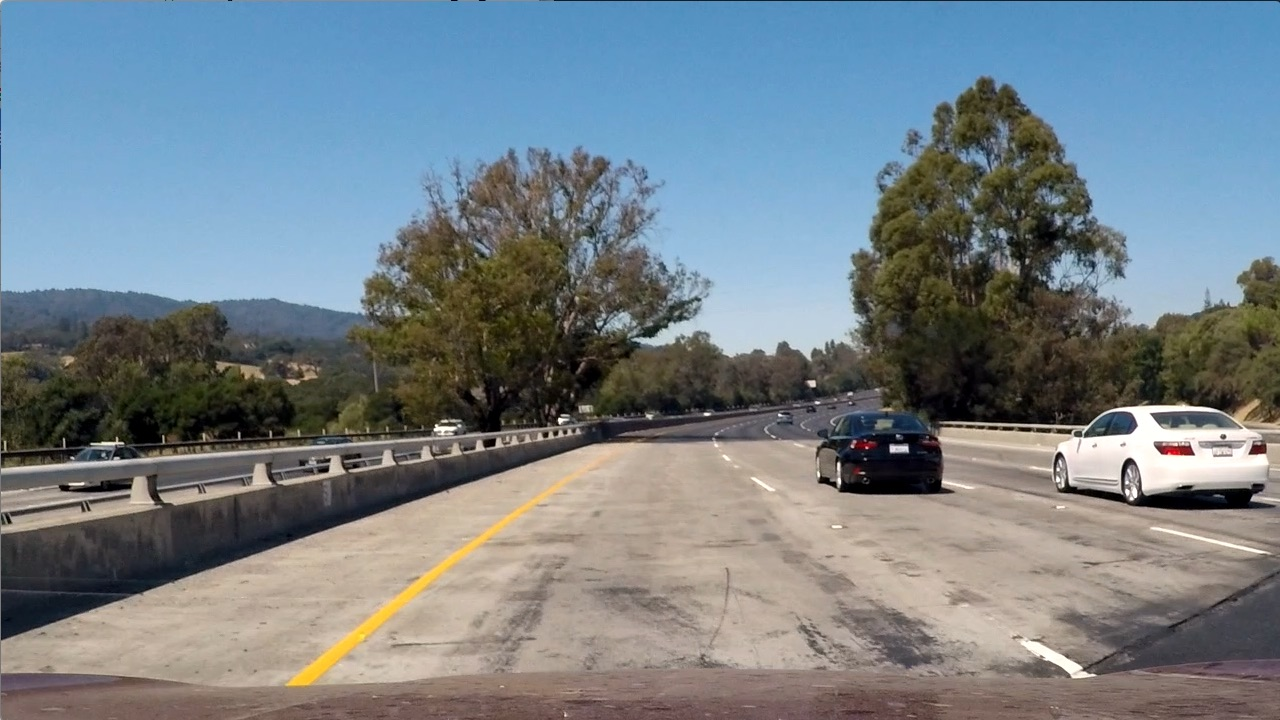
#> input picture Computer vision/Project/Lane line detection/testImage/test1.jpg, 1280 x 720 px; its folder holds only this picture in this run
$ jupyter execute --allow-errors threshold2binaryImage.ipynb   (older library calls are emulated)
#> lines starting #> are read from the running program, lines starting #| are printed output that depends on the picture
#> further down, img is the input picture: shape (720, 1280, 3); mean B, G, R 135.5, 128.7, 117.5
[cell 1]
import cv2
import os
import glob
import numpy as np
import matplotlib.pyplot as plt


src = np.float32([[200, 720], [1100, 720], [595, 450], [685, 450]])
dst = np.float32([[300, 720], [980, 720], [300, 0], [980, 0]])
m_inv = cv2.getPerspectiveTransform(dst, src)
m = cv2.getPerspectiveTransform(src, dst)


def abs_sobel_threshold(img, orient='x', thresh_min=5, thresh_max=100000):

    #利用X，y方向上sobel，二值化图像######
    gray = cv2.cvtColor(img, cv2.COLOR_RGB2GRAY)
    if orient == 'x':
        abs_sobel = np.absolute(cv2.Sobel(gray, cv2.CV_64F, 1, 0))
    if orient == 'y':
        abs_sobel = np.absolute(cv2.Sobel(gray, cv2.CV_64F, 0, 1))

    scaled_sobel = np.uint8(255 * abs_sobel / np.max(abs_sobel))
    binary_output = np.zeros_like(scaled_sobel)

    ######二值图像，大于最小阈值并且小于最大阈值的区间置为255， 其余为0，可通过修改最大最小值查看差异
    binary_output[(scaled_sobel >= thresh_min) & (scaled_sobel <= thresh_max)] = 1

    return binary_output


def mag_threshold(img, sobel_kernel=3, mag_threshold=(2, 1000)):
    gray = cv2.cvtColor(img, cv2.COLOR_RGB2GRAY)
    sobelx = cv2.Sobel(gray, cv2.CV_64F, 1, 0, ksize=sobel_kernel)
    sobely = cv2.Sobel(gray, cv2.CV_64F, 0, 1, ksize=sobel_kernel)

    ######根据x方向的sobel算子和y方向上sobel算子，计算梯度，公式为sqrt（x^2 + y ^2）
    gradmag = np.sqrt(sobelx ** 2 + sobely ** 2)
    scale_factor = np.max(gradmag) / 255
    gradmag = (gradmag / scale_factor).astype(np.uint8)
    binary_out = np.zeros_like(gradmag)
    ########转换为二值图，最大最小值可调，kernel_size也可以调整看看差异
    binary_out[(gradmag >= mag_threshold[0]) & (gradmag <= mag_threshold[1])] = 1


    return binary_out

def dir_threshold(img, sobel_kernel=5, thresh=(0, np.pi/3.15)):
    gray = cv2.cvtColor(img, cv2.COLOR_RGB2GRAY)
    sobelx = cv2.Sobel(gray, cv2.CV_64F, 1, 0, ksize=sobel_kernel)
    sobely = cv2.Sobel(gray, cv2.CV_64F, 0, 1, ksize=sobel_kernel)

    #####根据x方向的sobel算子和y方向上sobel算子，计算角度，公式为arctan（y/x），将倾斜角度过大的过滤掉
    absgraddir = np.arctan(sobely / sobelx)
    binary_output = np.zeros_like(absgraddir)

    #####转换为二值图，最大最小值可调，kernel_size也可以调整看看差异
    binary_output[(absgraddir >= thresh[0]) & (absgraddir <= thresh[1])] = 1
    return binary_output


def hls_thresh(img, thresh=(40, 255)):

    hls = cv2.cvtColor(img, cv2.COLOR_RGB2HLS)
    #####分离出s通道s_channel
    h,l,s_channel = cv2.split(hls)
    binary_output = np.zeros_like(s_channel)
    #####转换为二值图，最大最小值可调
    binary_output[(s_channel >= thresh[0]) & (s_channel <= thresh[1])] = 1
    return binary_output

def combined_threshold(img):
    abs_bin = abs_sobel_threshold(img, orient='x', thresh_min=50, thresh_max=255)
    mag_bin = mag_threshold(img, sobel_kernel=3, mag_threshold=(50, 255))
    dir_bin = dir_threshold(img, sobel_kernel=15, thresh=(0.7, 1.3))
    hls_bin = hls_thresh(img, thresh=(170, 255))

    combined = np.zeros_like(dir_bin)
    #####组合四个阈值结果，判定车道线
    combined[((abs_bin == 1) | (mag_bin == 1) | (dir_bin == 1)) & hls_bin == 1]=255
    #combined[((abs_bin == 1) | (mag_bin == 1)) | ((dir_bin == 1) & (hls_bin == 1))]=1

    return combined, abs_bin, mag_bin, dir_bin, hls_bin

def line_fit_and_draw_line(binary_warped):
    # "查找拟合直线"
    # 对图像对下半部分查找直方图
    histogram = np.sum(binary_warped[int(binary_warped.shape[0]/2):,:], axis=0)
    out_img = (np.dstack((binary_warped, binary_warped, binary_warped)) * 255).astype('uint8')

    #查找直方图中左右两侧对峰值
    midpoint = np.int(histogram.shape[0] / 2)

    #左侧从100到 midpoint的最大值，转换成图像坐标还要加上100哦～############
    #右侧从midpoint到图像宽度减100的最大值，转换成图像坐标还要加上midpoint哦～############
    ####也就是图像左右边缘100像素内不查找车道线##################

    #####查找左侧右侧最大值基本点
    leftx_base = np.argmax(histogram[:midpoint])
    rightx_base = np.argmax(histogram[midpoint:]) + midpoint

    ##########以下是关于滑动窗口查找车道线的代码#####################
    nwindows = 9
    window_height = np.int(binary_warped.shape[0] / nwindows)
    nonzero = binary_warped.nonzero()
    nonzeroy = np.array(nonzero[0])
    nonzerox = np.array(nonzero[1])

    leftx_current = leftx_base
    rightx_current = rightx_base

    margin = 100
    minpix = 10

    left_lane_inds = []
    right_lane_inds = []

    for window in range(nwindows):
        win_y_low = binary_warped.shape[0] - (window + 1) * window_height
        win_y_high = binary_warped.shape[0] - window * window_height
        win_xleft_low = leftx_current - margin
        win_xleft_high = leftx_current + margin
        win_xright_low = rightx_current - margin
        win_xright_high = rightx_current + margin

        good_left_inds = ((nonzeroy >= win_y_low) & (nonzeroy < win_y_high) & (nonzerox > win_xleft_low) & (nonzerox < win_xleft_high)).nonzero()[0]
        good_right_inds = ((nonzeroy >= win_y_low) & (nonzeroy < win_y_high) & (nonzerox >= win_xright_low) & (nonzerox < win_xright_high)).nonzero()[0]

        left_lane_inds.append(good_left_inds)
        right_lane_inds.append(good_right_inds)

        if len(good_left_inds) > minpix:
            leftx_current = np.int(np.mean(nonzerox[good_left_inds]))
        if len(good_right_inds) > minpix:
            rightx_current = np.int(np.mean(nonzerox[good_right_inds]))

    left_lane_inds = np.concatenate(left_lane_inds)
    right_lane_inds = np.concatenate(right_lane_inds)

    leftx = nonzerox[left_lane_inds]
    lefty = nonzeroy[left_lane_inds]
    rightx = nonzerox[right_lane_inds]
    righty = nonzeroy[right_lane_inds]
    ##########以上是关于滑动窗口查找车道线的代码#####################


    ######将左侧，右侧车道线3次拟合，用函数np.polyfit
    left_fit = np.polyfit(lefty, leftx,2)
    right_fit = np.polyfit(righty, rightx,2)
    #####在图上画出拟合的线
    ploty = np.linspace(0, undist.shape[0]-1, undist.shape[0])

    #####对y进行拟合，x = a * y ^ 2 + b * y + C
    left_fitx = left_fit[0]*ploty**2+ left_fit[1]*ploty + left_fit[2]
    right_fitx = right_fit[0]*ploty**2+ right_fit[1]*ploty + right_fit[2]

    #####生成一张黑图，做mask，将车道线区域标注出来
    color_warp = np.zeros((720, 1280, 3), dtype='uint8')
    pts_left = np.array([np.transpose(np.vstack([left_fitx, ploty]))])
    pts_right = np.array([np.flipud(np.transpose(np.vstack([right_fitx, ploty])))])
    pts = np.hstack((pts_left, pts_right))
    # 在透射变换后的图上画出车道线
    cv2.fillPoly(color_warp, np.int_([pts]), (0, 255, 0))


    # 将画出的车道线的图，逆变换到原来的图上，将color_warp逆变换为newwarp
    newwarp = cv2.warpPerspective(color_warp, m_inv, (img.shape[1], img.shape[0]))


    # 将原来的图和标注好车道线的图叠加，用cv2.addWeighted，可画成半透明，最终图为result
    result = cv2.addWeighted(img, 1, newwarp, 0.3, 0)

    plt.figure(figsize = (30, 30))
    plt.title('lane')
    plt.subplot(1, 1, 1)
    plt.imshow(result)
    plt.axis('off')

    return result

imgs = glob.glob("testImage/test*")
#> (the rest of this cell did not finish here and is left out)

#> in combined_threshold, `abs_bin = abs_sobel_threshold(img, orient='x', thresh_min=50, thresh_m..`:
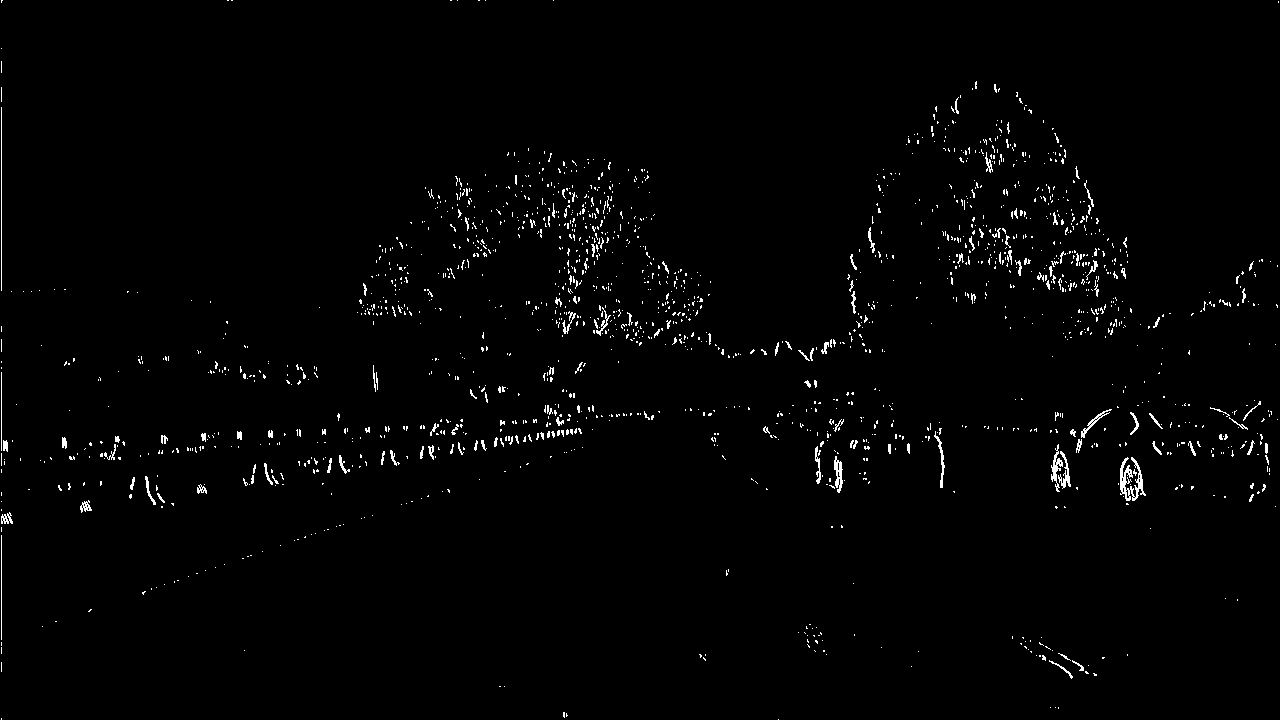
#> abs_bin: shape (720, 1280); values 0 (black) and 1 (white), 1.4% white in thin lines or dots
#> in mag_threshold, `gradmag = np.sqrt(sobelx ** 2 + sobely ** 2)`:
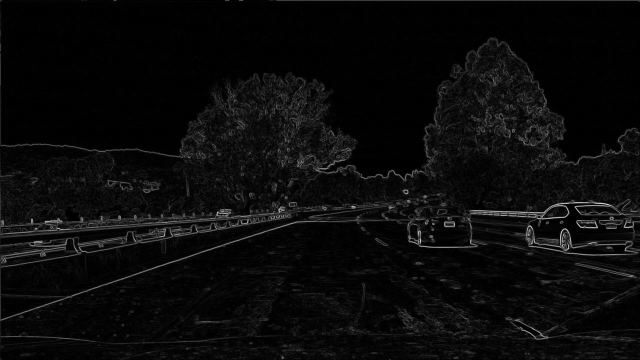
#> gradmag: shape (720, 1280) float64 (shown at 1/2 size); min 0, max 942, mean 41.1; drawn with min black and max white
#> in mag_threshold, `scale_factor = np.max(gradmag) / 255`: scale_factor = 3.69
#> in hls_thresh, `h,l,s_channel = cv2.split(hls)`:
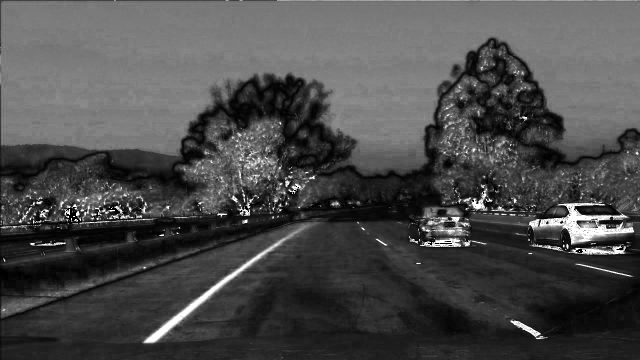
#> s_channel: shape (720, 1280) (shown at 1/2 size); min 0, max 255, mean 74.4
#> `binary_warped = cv2.warpPerspective(imgOut, m, imgOut_size, flags=cv2...`:
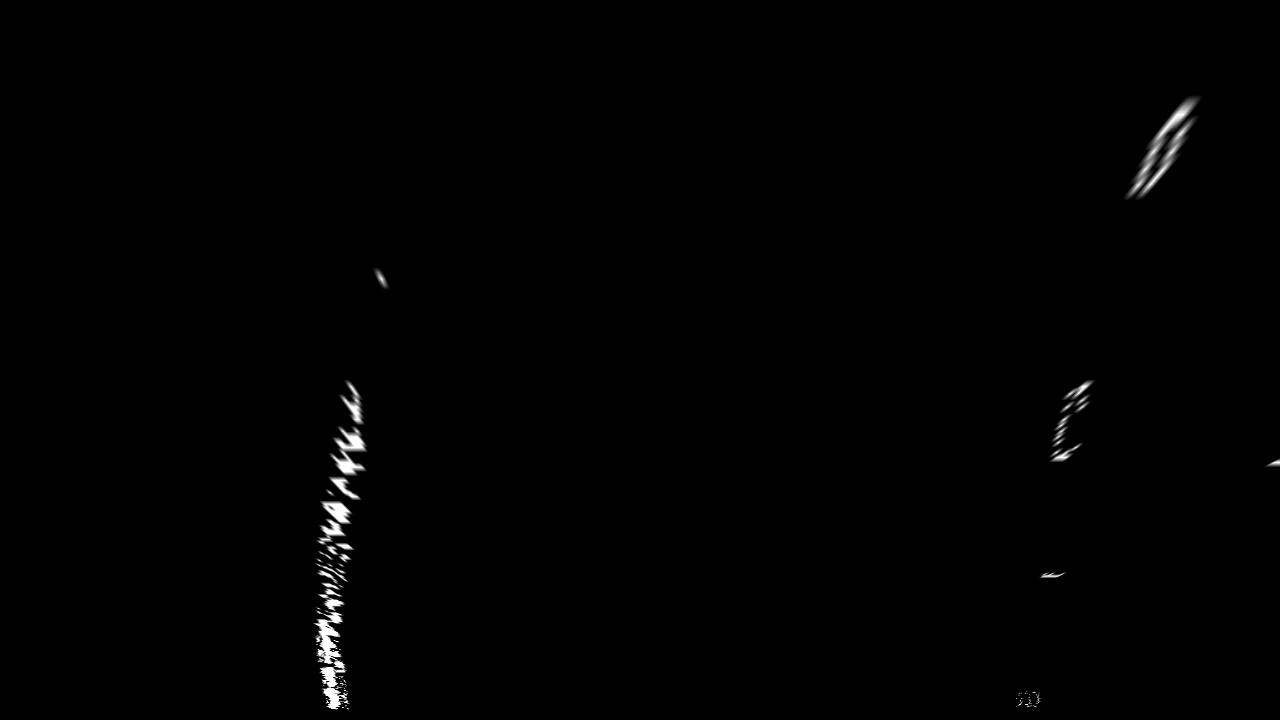
#> binary_warped: shape (720, 1280) float64; min 0, max 255, mean 1.4
    cv2.imwrite("test_image_undistort_feature/" + name, imgOut)
    plt.imshow(imgOut)
    imgOut_size = (imgOut.shape[1], imgOut.shape[0])
    binary_warped = cv2.warpPerspective(imgOut, m, imgOut_size, flags=cv2.INTER_LINEAR)
    result = line_fit_and_draw_line(binary_warped)
#> in line_fit_and_draw_line, `histogram = np.sum(binary_warped[int(binary_warped.shape[0]/2):,:], ax..`: histogram = 1280 values, max 33532 at index 330, min 0 at index 0, mean 813.1
#> in line_fit_and_draw_line, `leftx_base = np.argmax(histogram[:midpoint])`: leftx_base = 330
#> in line_fit_and_draw_line, `rightx_base = np.argmax(histogram[midpoint:]) + midpoint`: rightx_base = 1061
#> in line_fit_and_draw_line, `nonzero = binary_warped.nonzero()`: nonzero = 10698 positions, rows 95 to 709, columns 313 to 1279
#> in line_fit_and_draw_line, `nonzeroy = np.array(nonzero[0])`: nonzeroy = 10698 values from 95 to 709
#> in line_fit_and_draw_line, `nonzerox = np.array(nonzero[1])`: nonzerox = 10698 values, max 1279 at index 5750, min 313 at index 8968, mean 678.7
#> in line_fit_and_draw_line, `leftx_current = leftx_base`: leftx_current = 330
#> in line_fit_and_draw_line, `rightx_current = rightx_base`: rightx_current = 1061
#> the loop in line_fit_and_draw_line, `for window in range(nwindows):` made 9 passes
#> (win_xleft_low, win_xleft_high, win_xright_low, win_xright_high, leftx_current, rightx_current) on passes 1, 2, 4, 5: (230, 430, 961, 1161, 331, 1029), (231, 431, 929, 1129, 329, 1051), (236, 436, 951, 1151, 349, 1065), (249, 449, 965, 1165, 350, 1078)
#> after the loop in line_fit_and_draw_line, `for window in range(nwindows):`: left_lane_inds = 9 items
#> in line_fit_and_draw_line, `left_lane_inds = np.concatenate(left_lane_inds)`: left_lane_inds = 6137 values, max 10697 at index 1292, min 3069 at index 5912, mean 7261.2
#> in line_fit_and_draw_line, `right_lane_inds = np.concatenate(right_lane_inds)`: right_lane_inds = 4480 values, max 10671 at index 122, min 0 at index 2537, mean 2717.3
#> in line_fit_and_draw_line, `leftx = nonzerox[left_lane_inds]`: leftx = 6137 values, max 390 at index 6127, min 313 at index 2255, mean 339.6
#> in line_fit_and_draw_line, `lefty = nonzeroy[left_lane_inds]`: lefty = 6137 values, max 709 at index 1290, min 267 at index 5912, mean 536.2
#> in line_fit_and_draw_line, `rightx = nonzerox[right_lane_inds]`: rightx = 4480 values, max 1204 at index 2555, min 1016 at index 45, mean 1132.4
#> in line_fit_and_draw_line, `righty = nonzeroy[right_lane_inds]`: righty = 4480 values, max 706 at index 112, min 95 at index 2537, mean 245.3
#> in line_fit_and_draw_line, `left_fit = np.polyfit(lefty, leftx,2)`: left_fit = [0.000363, -0.477, 487.2]
#> in line_fit_and_draw_line, `right_fit = np.polyfit(righty, rightx,2)`: right_fit = [0.000427, -0.595, 1242.5]
    cv2.imwrite("test_image_undistort_feature_result/" + name, result)


'''
img = cv2.imread("./testImage/test6.jpg")
out1 = mag_threshold(img)
out2 = abs_sobel_threshold(img)
out3 = dir_threshold(img)
out4 = hls_thresh(img)
imgOut, abs_bin, mab_bin, dir_bin, hls_bin = combined_threshold(img)
plt.figure(figsize = (30, 30))
plt.title('calibration')
plt.subplot(1, 5, 1)
plt.imshow(out1)
plt.subplot(1, 5, 2)
plt.imshow(out2)
plt.subplot(1, 5, 3)
plt.imshow(out3)
plt.subplot(1, 5, 4)
plt.imshow(out4)
plt.subplot(1, 5, 5)
plt.imshow(imgOut)
plt.axis('off')
imgOut_size = (imgOut.shape[1], imgOut.shape[0])
binary_warped = cv2.warpPerspective(imgOut, m, imgOut_size, flags=cv2.INTER_LINEAR)
undist = cv2.imread('undist6.jpg')
line_fit_and_draw_line(binary_warped)
'''
